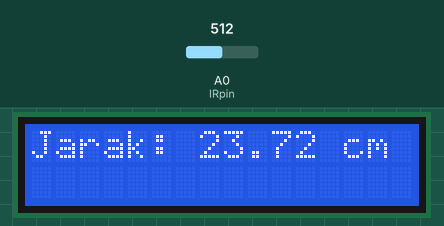
Simulated run of this sketch. Board: Arduino Uno, built with avr-gcc and run on an emulated ATmega328P. Parts: 16×2 character LCD. The test bench sets the inputs (shaded band); at power-on: A0 (IRpin) = 512. What the sketch prints to the serial monitor is not drawn.

Above: at 1.2 s.
1.3 s: A0 (IRpin) set to 4
At 1.9 s:
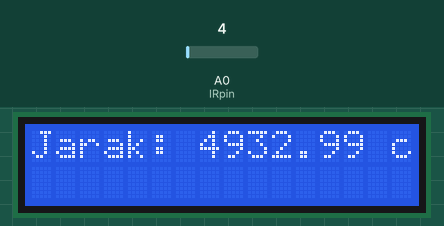
2.8 s: A0 (IRpin) set to 1
At 3.6 s:
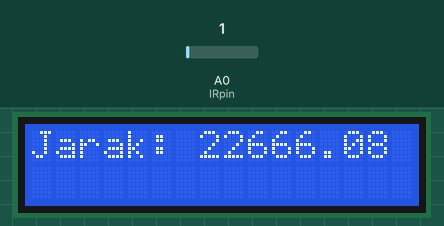
4.3 s: A0 (IRpin) set to 122
At 5.4 s:
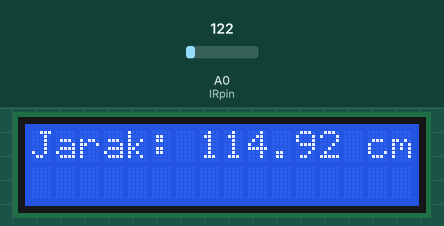
5.9 s: A0 (IRpin) set to 0
At 7.3 s:
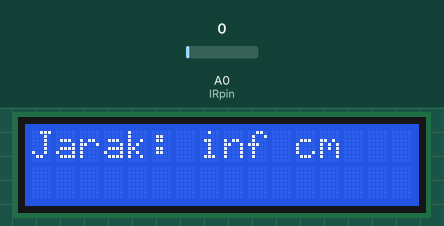
Timing chart, 0 to 8.4 s (numbered marks = the images above; inputs shaded):
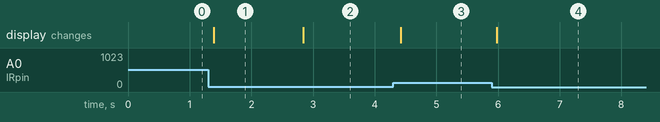

The sketch:

IR_Proximity.ino
```cpp
#include <Wire.h>
#include <LiquidCrystal_I2C.h>

#define IRpin A0

LiquidCrystal_I2C lcd(0x27, 16, 2);

float distance, volts;

void setup() {
  Serial.begin(9600);
  lcd_setup();
}
void loop() {
  volts = analogRead(IRpin)*0.0048828125;
  distance = 65*pow(volts, -1.10);
  distance_print();
  Serial.print(distance);
  Serial.println(" cm");
  delay(100);
}

void lcd_setup(){
  lcd.init();                      // Inisialisasi LCD
  lcd.backlight();
}

void distance_print(){
  lcd.clear();
  lcd.setCursor(0,0);
  lcd.print("Jarak: ");
  lcd.print(distance);
  lcd.print(" cm");
}
```

Measured:
- after the input at 1.3 s, the display: changes after 0.09 s (image 1)
- after the input at 2.8 s, the display: changes at once (image 2)
- after the input at 4.3 s, the display: changes after 0.12 s (image 3)
- after the input at 5.9 s, the display: changes after 0.08 s (image 4)
